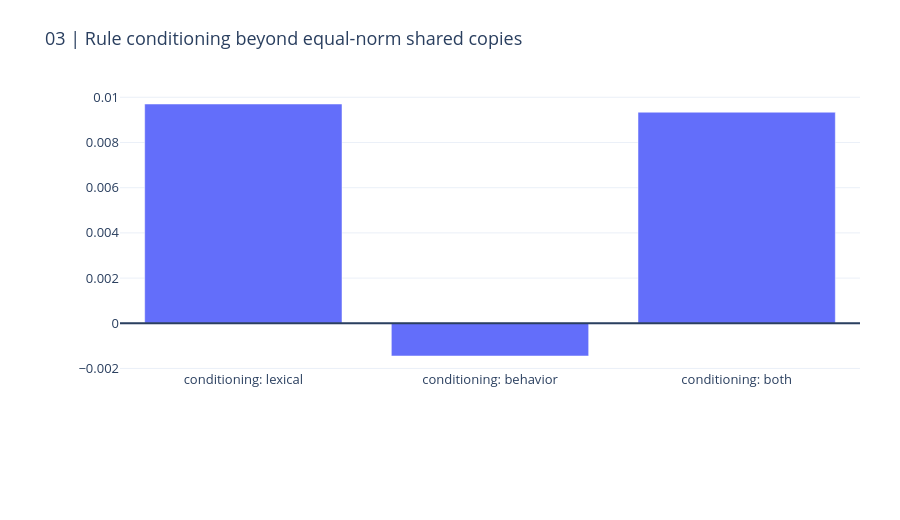
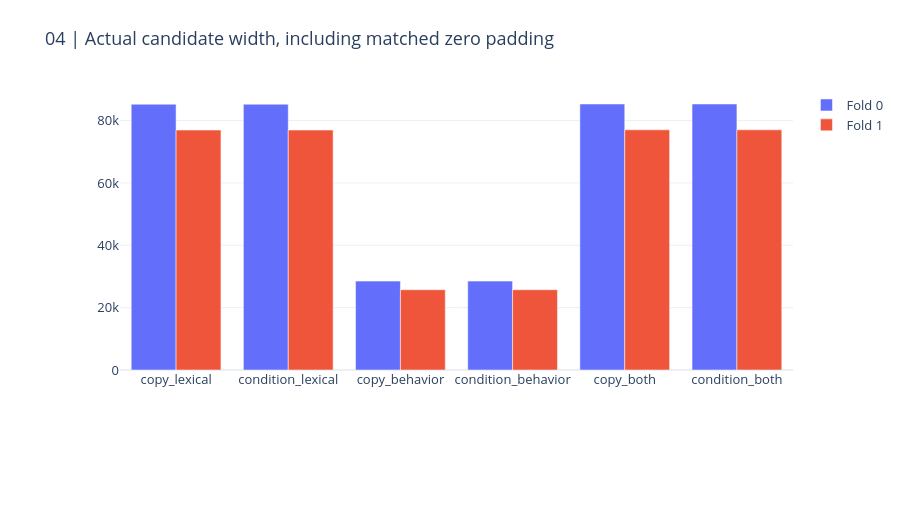

The notebook cell saved with these charts, in order:
### Markdown cell above
## 4. Policy effect versus scaling effect

The primary must beat both the actor anchor and the shared lexical-copy control. A gain against only the original anchor is insufficient. Zero-padded control columns equalize allocated width; they are not presented as meaningful retained features. Sparse vocabulary is fitted only on eligible training.

### Code cell
display(pd.DataFrame(result["comparisons"]).query("comparison.str.startswith('conditioning:')", engine="python"))
CHARTS[2].show(renderer="plotly_mimetype")
CHARTS[3].show(renderer="plotly_mimetype")

### Figure 1 — Plotly figure (JSON) as saved in the notebook; plotly's stock layout.template omitted (floating-point values rounded to 4 significant figures)
{"data": [{"type": "bar", "x": ["conditioning: lexical", "conditioning: behavior", "conditioning: both"], "y": [0.009704, -0.001447, 0.00934]}], "layout": {"font": {"size": 13}, "height": 520, "margin": {"b": 150, "l": 120, "r": 40, "t": 90}, "shapes": [{"type": "line", "x0": 0, "x1": 1, "xref": "x domain", "y0": 0, "y1": 0, "yref": "y"}], "title": {"text": "03 | Rule conditioning beyond equal-norm shared copies"}, "xaxis": {"automargin": true}, "yaxis": {"automargin": true}}}

### Figure 2 — Plotly figure (JSON) as saved in the notebook; plotly's stock layout.template omitted (floating-point values rounded to 4 significant figures)
{"data": [{"name": "Fold 0", "type": "bar", "x": ["copy_lexical", "condition_lexical", "copy_behavior", "condition_behavior", "copy_both", "condition_both"], "y": [85248, 85248, 28512, 28512, 85320, 85320]}, {"name": "Fold 1", "type": "bar", "x": ["copy_lexical", "condition_lexical", "copy_behavior", "condition_behavior", "copy_both", "condition_both"], "y": [76965, 76965, 25751, 25751, 77037, 77037]}], "layout": {"barmode": "group", "font": {"size": 13}, "height": 520, "margin": {"b": 150, "l": 120, "r": 40, "t": 90}, "title": {"text": "04 | Actual candidate width, including matched zero padding"}, "xaxis": {"automargin": true}, "yaxis": {"automargin": true}}}
